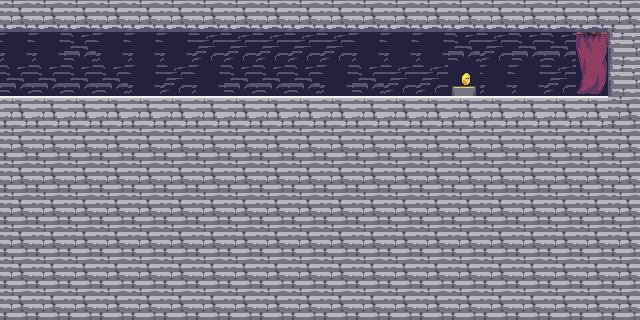

Rendered tile map (Tiled .tmx) drawn with the repository's tilesets; below, a short description and the full map source, tile grids included:
An orthogonal 20x10 tile map with 32x32 px tiles, 1 tile layer (Tile Layer 1).

<map version="1.0" tiledversion="2017.11.22" orientation="orthogonal" renderorder="right-down" width="20" height="10" tilewidth="32" tileheight="32" infinite="0" nextobjectid="1">
 <tileset firstgid="1" source="tiletest.tsx" />
 <layer name="Tile Layer 1" width="20" height="10">
  <data encoding="csv">
96,96,96,96,96,96,96,96,96,96,96,96,96,96,96,96,96,96,96,13,
134,134,173,134,134,134,133,133,133,133,133,134,134,134,173,133,173,173,53,12,
173,173,173,173,134,133,134,173,173,173,134,173,133,133,378,134,134,133,93,12,
55,55,55,55,55,55,55,55,55,55,55,55,55,55,55,55,55,55,55,13,
13,13,13,13,13,13,13,13,13,13,13,13,13,13,13,13,13,13,13,13,
13,13,13,13,13,13,13,13,13,13,13,13,13,13,13,13,13,13,13,13,
13,13,13,13,13,13,13,13,13,13,13,13,13,13,13,13,13,13,13,13,
13,13,13,13,13,13,13,13,13,13,13,13,13,13,13,13,13,13,13,13,
13,13,13,13,13,13,13,13,13,13,13,13,13,13,13,13,13,13,13,13,
13,13,13,13,13,13,13,13,13,13,13,13,13,13,13,13,13,13,13,13
</data>
 </layer>
</map>
